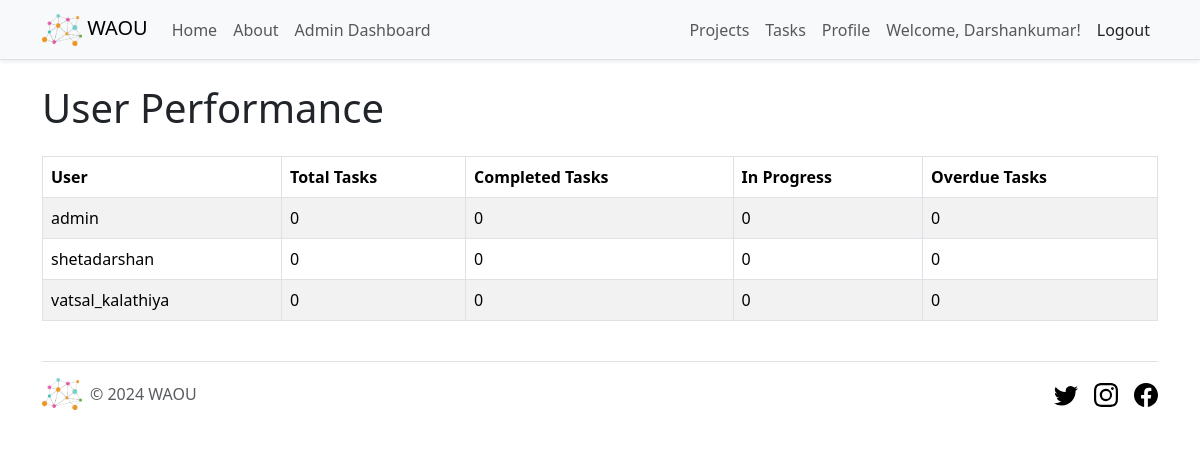
/user-performance/ (signed in), run on an earlier commit of the app's database.
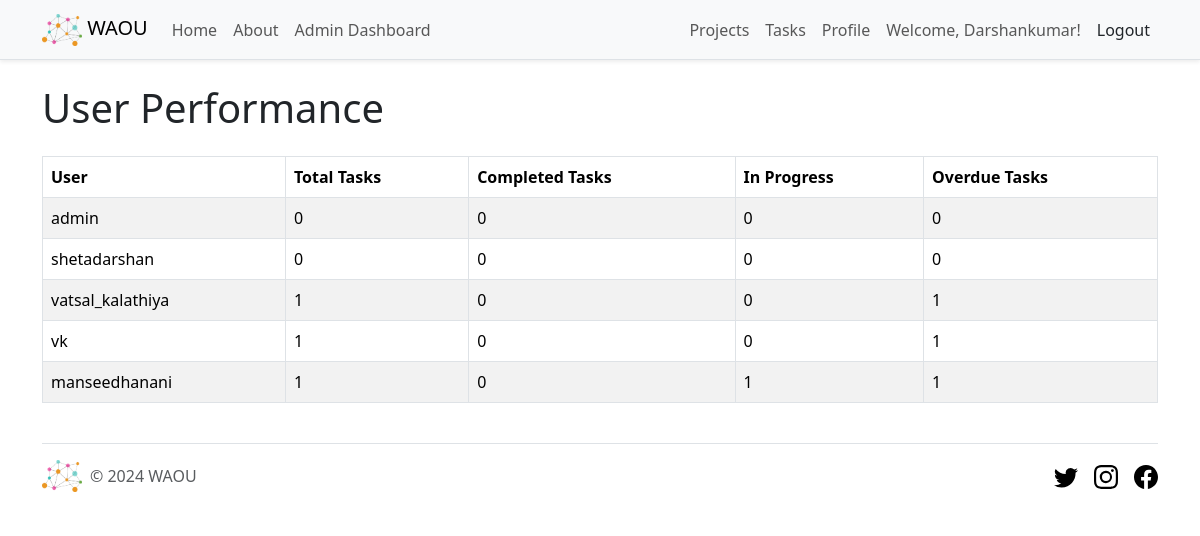
And on a later commit of the database.
### waou_core/models.py (models this page shows, shortened)
class UserProfile(AbstractUser):
    first_name = models.CharField(max_length=50)
    last_name = models.CharField(max_length=50)
    role = models.CharField(max_length=20, choices=Role.choices, default=Role.TEAM_MEMBER)

### waou_core/views.py (the view)
# urls.py: path('user-performance/', UserPerformanceView.as_view(), name='user_performance'),
class UserPerformanceView(LoginRequiredMixin, AdminRequiredMixin, ListView):
    model = UserProfile
    template_name = 'waou_core/user_performance.html'
    context_object_name = 'users'
    def get_context_data(self, **kwargs):
        context = super().get_context_data(**kwargs)
        users = UserProfile.objects.all()
        user_data = []
        for user in users:
            total_tasks = user.tasks.count()  # Assuming a relationship with Task model
            completed_tasks = user.tasks.filter(status='done').count()
            in_progress_tasks = user.tasks.filter(status='in_progress').count()
            overdue_tasks = user.tasks.filter(due_date__lt=timezone.now(), status__in=['todo', 'in_progress']).count()
            user_data.append({
                'user': user,
                'total_tasks': total_tasks,
                'completed_tasks': completed_tasks,
                'in_progress_tasks': in_progress_tasks,
                'overdue_tasks': overdue_tasks,
            })
        context['user_data'] = user_data
        return context

### waou_core/views.py (called while the page is built)
    def test_func(self):
        return self.request.user.is_authenticated and self.request.user.role == 'admin'

### templates/waou_core/user_performance.html (shortened to what this page needs)
{% extends 'base.html' %}
{% load static %}
{% block content %}
<div class="container mt-4">
  <h1 class="mb-4">User Performance</h1>
  <div class="row mb-4">
    <div class="col-md-12">
      <table class="table table-striped table-bordered">
        <thead class="thead-dark">
          <tr>
            <th scope="col">User</th>
            <th scope="col">Total Tasks</th>
            <th scope="col">Completed Tasks</th>
            <th scope="col">In Progress</th>
            <th scope="col">Overdue Tasks</th>
          </tr>
        </thead>
        <tbody>
          {% for data in user_data %}
          <tr>
            <td>{{ data.user.username }}</td>
            <td>{{ data.total_tasks }}</td>
            <td>{{ data.completed_tasks }}</td>
            <td>{{ data.in_progress_tasks }}</td>
            <td>{{ data.overdue_tasks }}</td>
          </tr>
          {% endfor %}
        </tbody>
      </table>
    </div>
  </div>
</div>
{% endblock %}

### templates/partials/_header.html (shortened to what this page needs)
{% load static %}
<nav class="navbar navbar-expand-lg navbar-light bg-light border-bottom shadow-sm">
  <div class="container">
    <a class="navbar-brand" href="{% url 'home' %}">
      <img src="{% static 'img/waou.png' %}" width="40" height="32" alt="WAOU Logo" class="d-inline-block align-text-top">
      WAOU
    </a>
    <div class="collapse navbar-collapse" id="navbarNav">
      <ul class="navbar-nav me-auto">
        <li class="nav-item">
          <a class="nav-link{% if request.resolver_match.url_name == 'home' %} active{% endif %}" aria-current="page" href="{% url 'home' %}">Home</a>
        </li>
        <li class="nav-item">
          <a class="nav-link{% if request.resolver_match.url_name == 'about' %} active{% endif %}" href="{% url 'about' %}">About</a>
        </li>
        {% if user.is_authenticated and user.role == 'admin' %}
        <li class="nav-item">
          <a class="nav-link{% if request.resolver_match.url_name == 'admin_dashboard' %} active{% endif %}" href="{% url 'admin_dashboard' %}">Admin Dashboard</a>
        </li>
        {% endif %}
      </ul>
      <ul class="navbar-nav ms-auto">
        {% if user.is_authenticated %}
        <li class="nav-item">
          <a class="nav-link{% if request.resolver_match.url_name == 'project_list' %} active{% endif %}" href="{% url 'project_list' %}">Projects</a>
        </li>
        <li class="nav-item">
          <a class="nav-link{% if request.resolver_match.url_name == 'task_list' %} active{% endif %}" href="{% url 'task_list' %}">Tasks</a>
        </li>
        <li class="nav-item">
          <a class="nav-link{% if request.resolver_match.url_name == 'profile' %} active{% endif %}" href="{% url 'profile' %}">Profile</a>
        </li>
        <li class="nav-item">
          <a class="nav-link">Welcome, {{ user.first_name }}!</a>
        </li>
        <li class="nav-item">
          <form method="POST" action="{% url 'logout' %}" class="d-inline">
            <button type="submit" class="btn btn-link nav-link" style="color: inherit; text-decoration: none;">Logout</button>
          </form>
        </li>
        {% endif %}
      </ul>
    </div>
  </div>
</nav>

What changed in the data, as far as the page shows it:
changed UserProfile "vatsal_kalathiya": total_tasks "0" → "1"; overdue_tasks "0" → "1"
added UserProfile: user.username "vk", total_tasks "1", completed_tasks "0", in_progress_tasks "0", overdue_tasks "1"
added UserProfile: user.username "manseedhanani", total_tasks "1", completed_tasks "0", in_progress_tasks "1", overdue_tasks "1"
